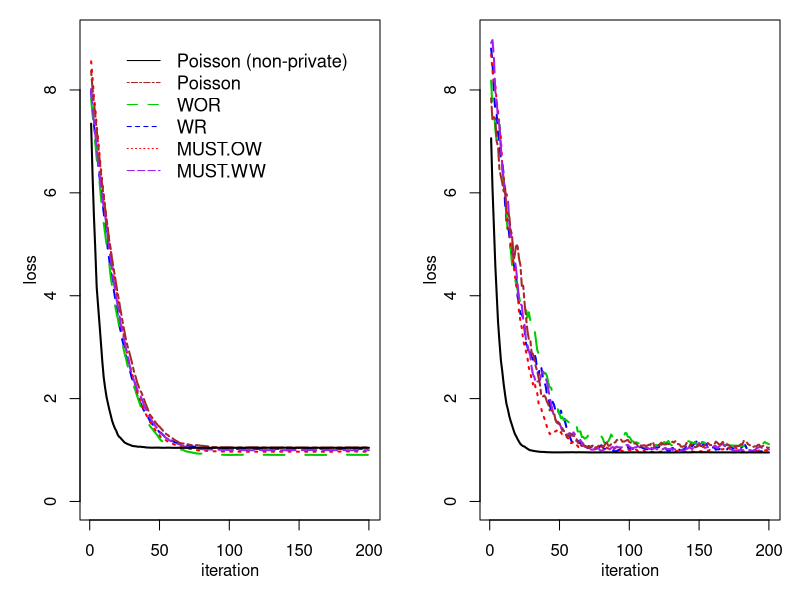

Source code (R): (Note: a time limit stopped this script after it produced the figure.)
# RUB: MUST.OW
RUB = function(x,b, m)
{
  xb = sample(x, b, replace=F)
  xrub = sample(xb,m, replace=T)
}
WO = function(x,b, m)
{
  xb = sample(x, b, replace=T)
  xWO = sample(xb,m, replace=F)
}
WW = function(x,b, m)
{
  xb = sample(x, b, replace=T)
  xWW = sample(xb,m, replace=T)
}
WR  =  function(x, m)  sample(x, m, replace=T)
WOR =  function(x, m)  sample(x, m, replace=F)
Poisson = function(x,q)
{
  xpoisson=c()
  for (s in 1:length(x)){
    A=runif(1)
    if (A<q) xpoisson=c(xpoisson,x[s])
  }
  return(xpoisson)
}

eps_prime=0.01
b=200
m=100
n=1000
C=3
eps_WR=log(1+(exp(eps_prime)-1)/(1-(1-1/n)^m))
eps_WOR=log(1+(exp(eps_prime)-1)/(m/n))
eps_Poisson=eps_WOR
sigma <- function(sensitivity, eps){
  sqrt(2*log(1.25/(1/n)))*sensitivity/(eps*n)
}
sigma_WR=sigma(C, eps_WR)
sigma_WOR=sigma(C, eps_WOR)
sigma_Poisson=sigma_WOR

theta_WOR=C/sigma_WOR
theta_WR=C/sigma_WR
theta_Poisson=C/sigma_Poisson

delta_Gau_WB <- function(eps,theta) {
  del=pnorm(theta/2-eps/theta)-exp(eps)*pnorm(-theta/2-eps/theta)
  return (min(del,1))
}
# H_mean_delta=H_var_delta, WW_mean_delta=WW_var_delta
# sensitivity cancelled out in the theta formula, per-query delta' is irrelevant with statistic/sensitivity
# only one per-query delta' for each subsampling method
eps_H=log(1+(exp(eps_prime)-1)/((b/n)*(1-(1-1/b)^m)))
sigma_H=sigma(C, eps_H)
theta_H=C/sigma_H
terms=rep(0,m)
for (k in 1:m){
    delta_k=delta_Gau_WB(eps_H,k*theta_H)
    terms[k]=(b/n)*choose(m,k)*((1/b)^k)*((1-1/b)^(m-k))*delta_k
  }
H_delta=sum(terms)


j=seq(1,b,1)
eta_WW=sum(choose(b,j)*(1/n)^j*(1-1/n)^(b-j)*(1-(1-j/b)^m))
eps_WW=log(1+(exp(eps_prime)-1)/eta_WW)
sigma_WW=sigma(C, eps_WW)
theta_WW=C/sigma_WW
terms=rep(0,b)
for (k in 1:b){
    uterms=rep(0,m)
    for (u in 1:m){
      delta_u=delta_Gau_WB(eps_WW,u*theta_WW)
      uterms[u]=choose(m,u)*(k/b)^u*(1-k/b)^(m-u)*delta_u
    }
    terms[k]=choose(b,k)*(1/n)^k*(1-1/n)^(b-k)*sum(uterms)
  }
WW_delta=sum(terms)

terms=rep(0,m)
for (k in 1:m){
  delta_k=delta_Gau_WB(eps_WR,k*theta_WR)
  terms[k]=choose(m,k)*(1/n)^k*(1-1/n)^(m-k)*delta_k
}
WR_delta=sum(terms)


WOR_delta=(m/n)*(1/n)
Poisson_delta=(m/n)*(1/n)


sgd <- function(
  par,  stepsize = 0.05,
  subsample ='rub', C=1, TT= 100, eps_prime=0.1, n = 1000, b= 200, m= 100)
{
  n  = 1000
  x1 = rnorm(n)
  x2 = rnorm(n)
  y  = 1 + .5*x1 + .2*x2 + rnorm(n)
  X  = cbind(Intercept = 1, x1, x2)
  #lm(y~x1+x2)
  #  1.0300          0.5177       0.1631 
  
  bb = par
  loss = rep(0,TT)                                    
  compute_sigma <- function(sensitivity, eps){
    sqrt(2*log(1.25/(1/n)))*sensitivity/(eps*n)
  }
  
  for (t in 1:TT) {
    if(subsample=='rub') {
      s= RUB(1:n,b,m)
      eps_H=log(1+(exp(eps_prime)-1)/((b/n)*(1-(1-1/b)^m)))
      sigma=compute_sigma(C, eps_H)
    }
    if(subsample=='WO') {
      s= WO(1:n,b,m)
      WO_terms=rep(0,b)
      for (j in 1:b){
        WO_terms[j]=choose(b,j)*(1/n)^j*(1-1/n)^(b-j)*(1-choose(b-j,m)/choose(b,m))
      }
      eta_WO=sum(WO_terms)
      eps_WO=log(1+(exp(eps_prime)-1)/eta_WO)
      sigma=compute_sigma(C, eps_WO)
    }
    if(subsample=='WW') {
      s= RUB(1:n,b,m)
      WW_terms=rep(0,b)
      for (j in 1:b){
        WW_terms[j]=choose(b,j)*(1/n)^j*(1-1/n)^(b-j)*(1-(1-j/b)^m)
      }
      eta_WW=sum(WW_terms)
      eps_WW=log(1+(exp(eps_prime)-1)/eta_WW)
      sigma=compute_sigma(C, eps_WW)
    }
    if(subsample=='WR') {
      s= WR(1:n,m)
      eps_WR=log(1+(exp(eps_prime)-1)/(1-(1-1/n)^m))
      sigma=compute_sigma(C, eps_WR)
    }
    if(subsample=='WOR') {
      s= WOR(1:n,m)  
      eps_WOR=log(1+(exp(eps_prime)-1)/(m/n))
      sigma=compute_sigma(C, eps_WOR)
    }
    # non-private baseline
    if(subsample=='Poisson') {
      s= Poisson(1:n,m/n) 
      sigma=0
    }
    if(subsample=='DP-Poisson') {
      s= Poisson(1:n,m/n) 
      eps_Poisson=log(1+(exp(eps_prime)-1)/(m/n))
      sigma=compute_sigma(C, eps_Poisson)
    }
    grad= matrix(0,length(s),3)
    
    for(i in 1:length(s)){
      Xi   = X[s[i], ]; 
      yi   = y[s[i]]; 
      LP   = Xi %*%bb  
      gradi = 2*Xi %*% (LP - yi); 
      if (subsample=='Poisson') {
        grad[i,] = t(gradi)
      }
      else{grad[i,] = t(gradi/max(1,norm(gradi, type="2")/C))}
    }
    grads=rep(0,3)
    for(k in 1:3){
        grads[k] = sum(grad[,k])/length(s)+rnorm(1,0, sigma)
    } 
    bb = bb - stepsize*grads
    loss[t]     = sum((X %*%bb - y)^2)/n
  }
  list(est= bb,loss=loss, sig=sigma, rmse=sqrt(mean(loss[(TT-15):TT])))
}


set.seed(1234)
n  = 1000
x1 = rnorm(n)
x2 = rnorm(n)
y  = 1 + .5*x1 + .2*x2 + rnorm(n)
X  = cbind(Intercept = 1, x1, x2)
lm(y~x1+x2)
#  1.0300          0.5177       0.1631  

# training loss in a single dataset
TT=200
set.seed(9)
x11()
par(mfrow=c(1,2), mar=c(4,4,1,1))

out=sgd(rep(-1,3), subsample="WR", m=100, stepsize=0.04, TT=TT, C=3,eps_prime=0.01)
out$sig;plot(1:TT,out$loss,type="l", xlab="", ylab="", ylim=c(0,9),col='blue',lty=2, lwd = 2) 
out=sgd(rep(-1,3), subsample="WOR", m=100, stepsize=0.04, TT=TT, C=3, eps_prime=0.01)
out$sig; lines(1:TT,out$loss,type="l", col='green3',lty='aa', lwd = 2)
out=sgd(rep(-1,3), subsample="rub", m=100, stepsize=0.04, TT=TT, C=3,eps_prime=0.01)
out$sig; lines(1:TT,out$loss,type="l", col='red',lty=3, lwd = 2)
out=sgd(rep(-1,3), subsample="WW", m=100, stepsize=0.04, TT=TT, C=3, eps_prime=0.01)
out$sig; lines(1:TT,out$loss,type="l", col='purple',lty=5, lwd = 2)
out=sgd(rep(-1,3), subsample="DP-Poisson", m=100, stepsize=0.04, TT=TT, C=3, eps_prime=0.01)
out$sig; lines(1:TT,out$loss,type="l", col='brown',lty=6, lwd = 2)
out=sgd(rep(-1,3), subsample="Poisson", m=100, stepsize=0.04, TT=TT, C=3, eps_prime=0.01)
lines(1:TT,out$loss,type="l", col='black',lty=1, lwd = 2)
legend(15, 9, c("Poisson (non-private)","Poisson","WOR", "WR", "MUST.OW","MUST.WW"),  col=c('black','brown','green3','blue','red','purple'),lty=c('solid','twodash','aa','dashed','dotted','longdash'),bty = "n",cex=1.1)
mtext("loss",2,2)
mtext("iteration",1,2,cex=1)

out=sgd(rep(-1,3), subsample="WR", m=100, stepsize=0.04, TT=TT, C=3,eps_prime=0.001)
out$sig; plot(1:TT,out$loss,type="l", xlab="", ylab="", ylim=c(0,9),col='blue',lty=2, lwd = 2) 
out=sgd(rep(-1,3), subsample="WOR", m=100, stepsize=0.04, TT=TT, C=3, eps_prime=0.001)
out$sig; lines(1:TT,out$loss,type="l", col='green3',lty='aa', lwd = 2)
out=sgd(rep(-1,3), subsample="rub", m=100, stepsize=0.04, TT=TT, C=3, eps_prime=0.001)
out$sig; lines(1:TT,out$loss,type="l", col='red',lty=3, lwd = 2)
out=sgd(rep(-1,3), subsample="WW", m=100, stepsize=0.04, TT=TT, C=3, eps_prime=0.001)
out$sig; lines(1:TT,out$loss,type="l", col='purple',lty=5, lwd = 2)
out=sgd(rep(-1,3), subsample="DP-Poisson", m=100, stepsize=0.04, TT=TT, C=3, eps_prime=0.001)
out$sig; lines(1:TT,out$loss,type="l", col='brown',lty=6, lwd = 2)
out=sgd(rep(-1,3), subsample="Poisson", m=100, stepsize=0.04, TT=TT, C=3, eps_prime=0.001)
lines(1:TT,out$loss,type="l", col='black',lty=1, lwd = 2)
mtext("loss",2,2)
mtext("iteration",1,2,cex=1)


rmse=matrix(0,13,2)
num_repeats=200
rmse1=rep(0,num_repeats)
rmse05=matrix(0,num_repeats,6)
rmse01=matrix(0,num_repeats,6)

true_bb=c(1,0.5,0.2)
beta_bias=array(0,c(num_repeats,13,3))
set.seed(9)
start_time<-Sys.time()
for(i in 1:num_repeats){
  ### eps_prime=0.1
  out=sgd(rep(-1,3), subsample="Poisson", m=100, stepsize=0.04, TT=TT, C=3, eps_prime=0.1)
  rmse1[i]= out$rmse;beta_bias[i,1,]=out$est-true_bb
  out=sgd(rep(-1,3), subsample="WR", m=100, stepsize=0.04, TT=TT, C=3, eps_prime=0.01)
  rmse05[i,1]= out$rmse;beta_bias[i,4,]=out$est-true_bb
  out=sgd(rep(-1,3), subsample="WOR", m=100, stepsize=0.04, TT=TT, C=3, eps_prime=0.01) 
  rmse05[i,2]= out$rmse; beta_bias[i,3,]=out$est-true_bb
  out=sgd(rep(-1,3), subsample="DP-Poisson", m=100, stepsize=0.04, TT=TT, C=3, eps_prime=0.01) 
  rmse05[i,3]= out$rmse; beta_bias[i,2,]=out$est-true_bb
  out=sgd(rep(-1,3), subsample="rub", m=100, stepsize=0.04, TT=TT, C=3, eps_prime=0.01)
  rmse05[i,4]= out$rmse;beta_bias[i,6,]=out$est-true_bb
  out=sgd(rep(-1,3), subsample="WO", m=100, stepsize=0.04, TT=TT, C=3, eps_prime=0.01) 
  rmse05[i,5]= out$rmse; beta_bias[i,5,]=out$est-true_bb
  out=sgd(rep(-1,3), subsample="WW", m=100, stepsize=0.04, TT=TT, C=3, eps_prime=0.01)
  rmse05[i,6]= out$rmse;beta_bias[i,7,]=out$est-true_bb
  ### eps_prime=0.001
  out=sgd(rep(-1,3), subsample="WR", m=100, stepsize=0.04, TT=TT, C=3, eps_prime=0.001)
  rmse01[i,1]= out$rmse;beta_bias[i,10,]=out$est-true_bb
  out=sgd(rep(-1,3), subsample="WOR", m=100, stepsize=0.04, TT=TT, C=3, eps_prime=0.001) 
  rmse01[i,2]= out$rmse;beta_bias[i,9,]=out$est-true_bb
  out=sgd(rep(-1,3), subsample="DP-Poisson", m=100, stepsize=0.04, TT=TT, C=3, eps_prime=0.001) 
  rmse01[i,3]= out$rmse; beta_bias[i,8,]=out$est-true_bb
  out=sgd(rep(-1,3), subsample="rub", m=100, stepsize=0.04, TT=TT, C=3, eps_prime=0.001)
  rmse01[i,4]= out$rmse;beta_bias[i,12,]=out$est-true_bb
  out=sgd(rep(-1,3), subsample="WO", m=100, stepsize=0.04, TT=TT, C=3, eps_prime=0.001) 
  rmse01[i,5]= out$rmse; beta_bias[i,11,]=out$est-true_bb
  out=sgd(rep(-1,3), subsample="WW", m=100, stepsize=0.04, TT=TT, C=3, eps_prime=0.001)
  rmse01[i,6]= out$rmse;beta_bias[i,13,]=out$est-true_bb

}
end_time<-Sys.time()
end_time-start_time
#Time difference of 1.183985 hours

rmse[1,1]=mean(rmse1) 
rmse[1,2]=sd(rmse1)
rmse[2:7,1]=apply(rmse05,2,mean) 
rmse[2:7,2]=apply(rmse05, 2, sd)
rmse[8:13,1]=apply(rmse01,2,mean) 
rmse[8:13,2]=apply(rmse01, 2, sd)

beta_bias_lm=apply(beta_bias,c(2,3),mean)
beta_rmse_lm=sqrt(apply(beta_bias^2,c(2,3),mean))


write.csv(rmse, "utility lm rmse_T200.csv")
write.csv(beta_bias_lm, "utility lm beta bias_T200.csv")
write.csv(beta_rmse_lm, "utility lm beta rmse_T200.csv")
